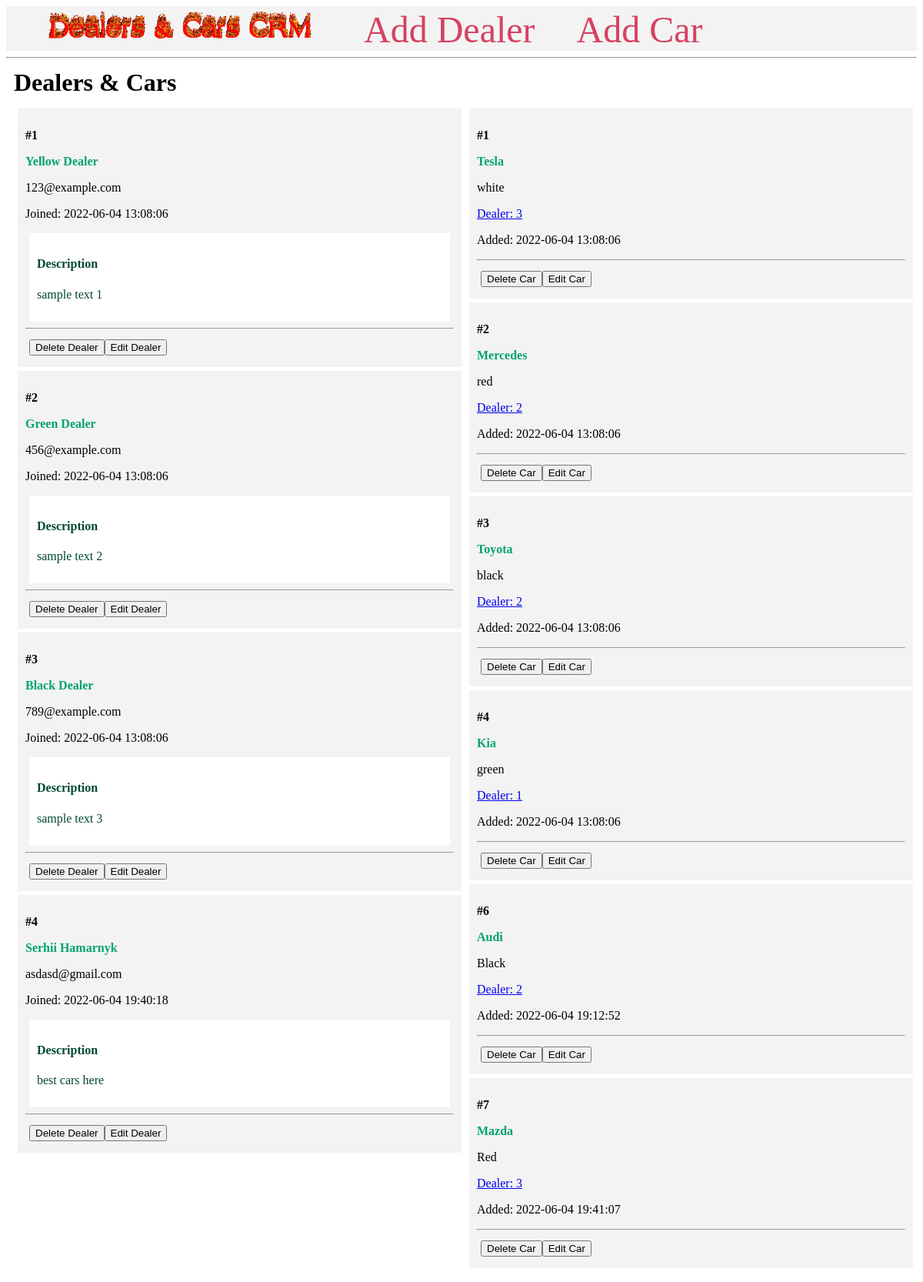
The app's page /, older data.
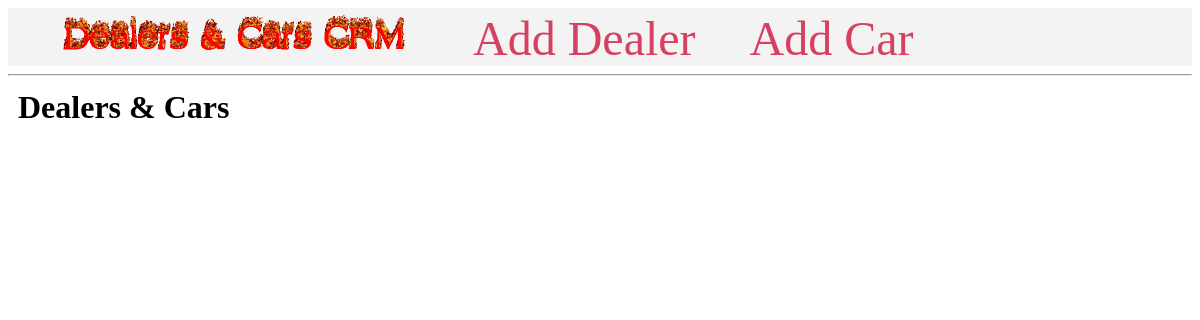
The same page, newer data.
### models/dealer.py (models this page shows, shortened)
@dataclass
class Dealer(db.Model):
    id: int
    name: str
    email: str
    created_at: str
    desc: str
    id = db.Column(db.Integer, primary_key=True)
    name = db.Column(db.String(100), nullable=False)
    email = db.Column(db.String(80), unique=True, nullable=False)
    created_at = db.Column(db.DateTime(timezone=True), server_default=func.now())
    desc = db.Column(db.Text)
    cars = db.relationship('Car', backref='dealer')

### models/car.py (models this page shows, shortened)
@dataclass
class Car(db.Model):
    id: int
    model_name: str
    color: str
    created_at: str
    dealer_id: int
    id = db.Column(db.Integer, primary_key=True)
    model_name = db.Column(db.String(100), nullable=False)
    color = db.Column(db.String(100), nullable=False)
    created_at = db.Column(db.DateTime(timezone=True), server_default=func.now())
    dealer_id = db.Column(db.Integer, db.ForeignKey('dealer.id'))

### blueprints/general/general.py (the view)
@general_bp.route('/')
def index():
    dealers = Dealer.query.all()
    cars = Car.query.all()
    return render_template('general/index.html', dealers=dealers, cars=cars)

### blueprints/general/templates/general/index.html
{% extends 'base.html' %}
{% block content %}
<h1 class="title">{% block title %} Dealers & Cars {% endblock %}</h1>
<div class="content">
    <div class="half">
        {% for dealer in dealers %}
        <div class="dealer">
            <p><b>#{{ dealer.id }}</b></p>
            <b>
                <p class="name">
                    <a href="{{ url_for('dealers_bp.dealer', dealer_id=dealer.id)}}">
                        {{ dealer.name }}
                    </a>
                </p>
            </b>
            <p>{{ dealer.email }}</p>
            <p>Joined: {{ dealer.created_at }}</p>
            <div class="desc">
                <h4>Description</h4>
                <p>{{ dealer.desc }}</p>
            </div>
            <hr>
            <div class="control">
                <form method="POST" action="{{ url_for('dealers_bp.delete', dealer_id=dealer.id) }}">
                    <input type="submit" value="Delete Dealer"
                           onclick="return confirm('Are you sure you want to delete this dealer?')">
                </form>
                <form method="GET" action="{{ url_for('dealers_bp.edit', dealer_id=dealer.id) }}">
                    <input type="submit" value="Edit Dealer">
                </form>
            </div>
        </div>
        {% endfor %}
    </div>
    <div class="half">
        {% for car in cars %}
        <div class="car">
            <p><b>#{{ car.id }}</b></p>
            <b>
                <p class="name">
                    <a href="{{ url_for('cars_bp.car', car_id=car.id)}}">
                        {{ car.model_name }}
                    </a>
                </p>
            </b>
            <p>{{ car.color }}</p>
            {% if car.dealer_id %}
            <a href="{{ url_for('dealers_bp.dealer', dealer_id=car.dealer_id) }}">Dealer: {{car.dealer_id}}</a>
            {% else %}
            <p>Dealer: None</p>
            {% endif %}
            <p>Added: {{ car.created_at }}</p>
            <hr>
            <div class="control">
                <form method="POST" action="{{ url_for('cars_bp.delete', car_id=car.id) }}">
                    <input type="submit" value="Delete Car"
                           onclick="return confirm('Are you sure you want to delete this car?')">
                </form>
                <form method="GET" action="{{ url_for('cars_bp.edit', car_id=car.id) }}">
                    <input type="submit" value="Edit Car">
                </form>
            </div>
        </div>
        {% endfor %}
    </div>
</div>
{% endblock %}

### templates/base.html (shortened to what this page needs)
<!DOCTYPE html>
<html lang="en">
<head>
</head>
<body>
    <nav>
        <a href="/">
            <img alt="Dealers & Cars CRM" src="/static/images/cooltext412445108188431.gif" width=353" height="47">
        </a>
        <a href="/dealers/create">Add Dealer</a>
        <a href="/cars/create">Add Car</a>
    </nav>
    <hr>
    <div class="content">
        {% block content %} {% endblock %}
    </div>
</body>
</html>

### templates/base.html (style rules this page uses)
.title { margin: 5px; }
.content { margin: 5px; width: 100%; display: flex; flex-direction: row; flex-wrap: wrap; }
nav a { color: #d64161; font-size: 3em; margin-left: 50px; text-decoration: none; }
nav { background-color: #f3f3f3; }

Row changes from the older to the newer data that the page shows:
removed Dealer: id "1", name "Yellow Dealer", email "123@example.com", created_at "2022-06-04 13:08:06", desc "sample text 1"
removed Dealer: id "2", name "Green Dealer", email "456@example.com", created_at "2022-06-04 13:08:06", desc "sample text 2"
removed Dealer: id "3", name "Black Dealer", email "789@example.com", created_at "2022-06-04 13:08:06", desc "sample text 3"
removed Dealer: id "4", name "Serhii Hamarnyk", email "asdasd@gmail.com", created_at "2022-06-04 19:40:18", desc "best cars here"
removed Car: id "1", model_name "Tesla", color "white", dealer_id "3", created_at "2022-06-04 13:08:06"
removed Car: id "2", model_name "Mercedes", color "red", dealer_id "2", created_at "2022-06-04 13:08:06"
removed Car: id "3", model_name "Toyota", color "black", dealer_id "2", created_at "2022-06-04 13:08:06"
removed Car: id "4", model_name "Kia", color "green", dealer_id "1", created_at "2022-06-04 13:08:06"
removed Car: id "6", model_name "Audi", color "Black", dealer_id "2", created_at "2022-06-04 19:12:52"
removed Car: id "7", model_name "Mazda", color "Red", dealer_id "3", created_at "2022-06-04 19:41:07"
